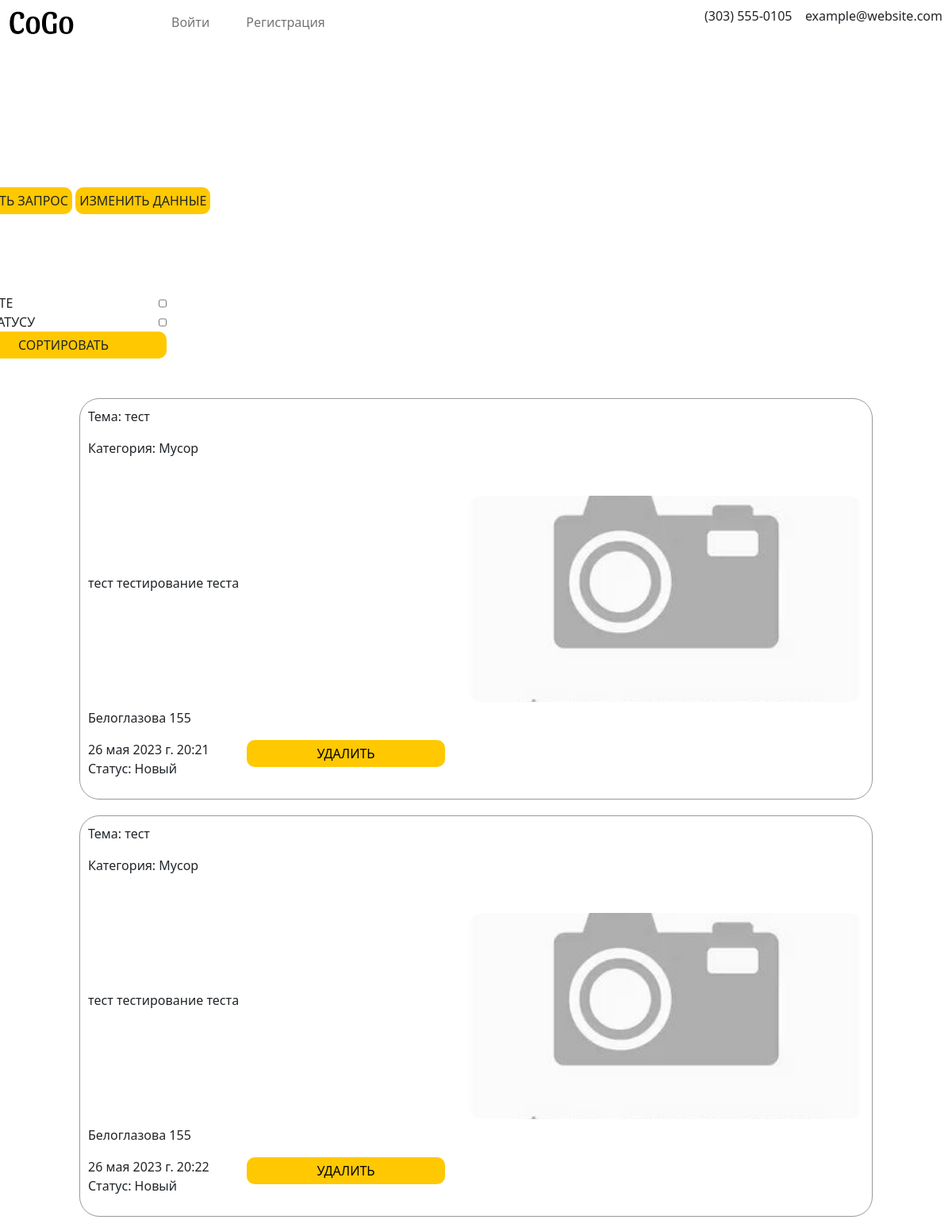
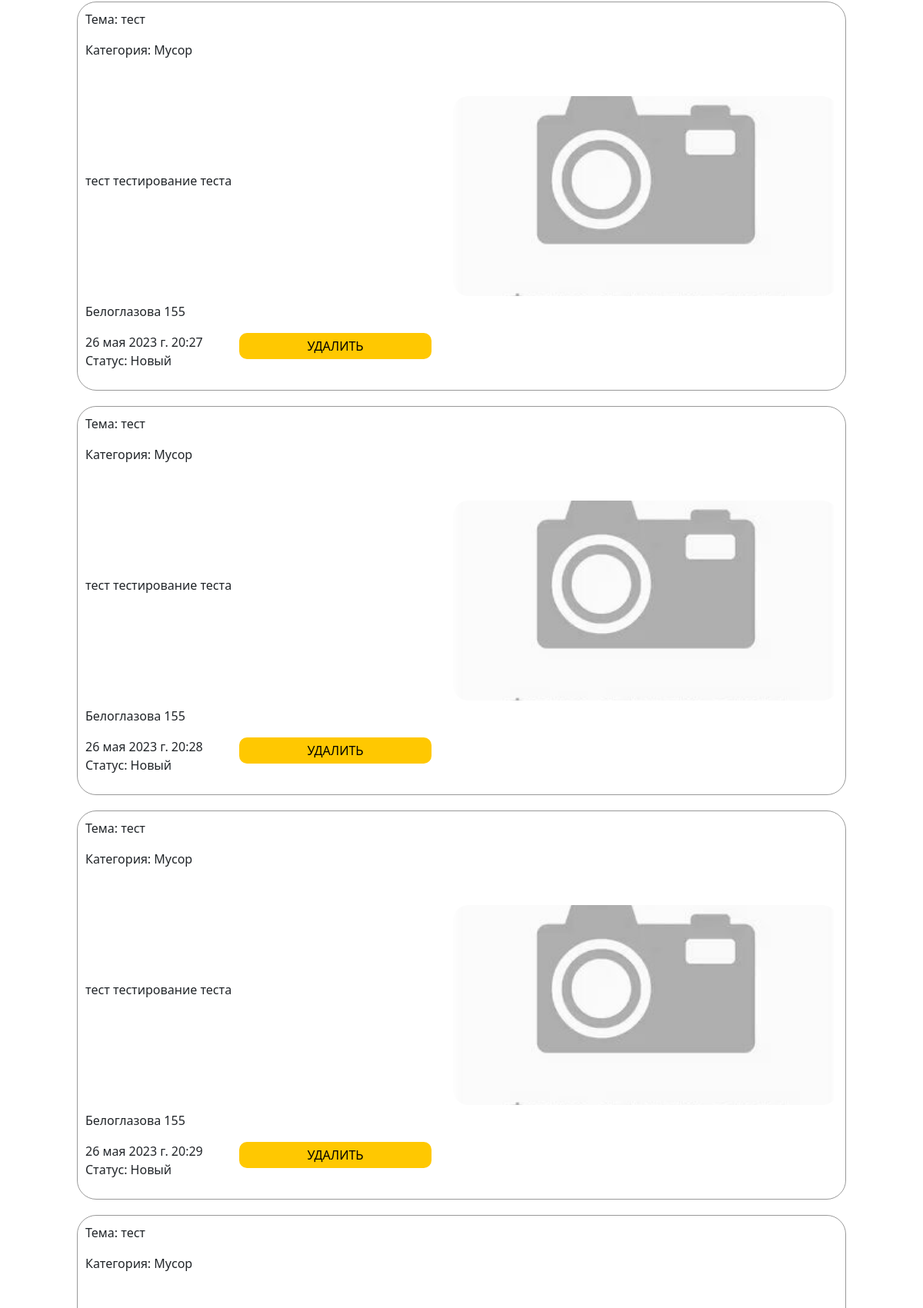
The page /my_order (upper part) on the database its author committed (2 pictures, top to bottom).
### mysite/models.py (models this page shows, shortened)
class Request (models.Model):
    first_name = models.ForeignKey(Person, on_delete=models.CASCADE, verbose_name="Пользователь")
    theme = models.CharField(max_length=50, verbose_name="Тема запроса")
    type = models.ForeignKey('Types', on_delete=models.CASCADE, verbose_name="Категория запроса")
    datetime = models.DateTimeField(default=timezone.now)
    text = models.CharField(max_length=200, verbose_name="Текст запроса")
    adress = models.CharField(max_length=200, verbose_name="Адресс")
    img = models.ImageField(verbose_name="Фото", null=True, blank=True, upload_to='images/', default='default.jpg')
    on_del = models.BooleanField(verbose_name="Статус удаления пользователем", default=False)
    class Meta:
        verbose_name = 'Заявка'
        verbose_name_plural = 'Заявки'
        ordering = ['-datetime']
    @property
    def getStatus(self):
        return Status.objects.filter(request=self.pk)

class Types (models.Model):
    name = models.CharField(max_length=50, verbose_name="Наименование категории")
    organistaion = models.ForeignKey(Organisation, on_delete=models.CASCADE, verbose_name="Организация", null=True)
    class Meta:
        verbose_name = 'Категория'
        verbose_name_plural = 'Категории'
    def __str__(self):
        return '%s'%(self.name)

class Status(models.Model):
    request = models.ForeignKey('Request', on_delete=models.CASCADE, verbose_name='Заявка',)
    category = models.ForeignKey('Category', verbose_name='Тип статуса', on_delete=models.CASCADE, default='0')
    datetime = models.DateTimeField(verbose_name='Время запроса', auto_now_add=True)
    text = models.CharField(max_length=200, verbose_name="Описание статуса", null=True)
    class Meta:
        verbose_name = 'Запрос'
        verbose_name_plural = 'Запросы'

class Category(models.Model):
    name = models.CharField(max_length=20, verbose_name="Статус")
    class Meta:
        verbose_name = 'Статус'
        verbose_name_plural = 'Статусы'
    def __str__(self):
        return self.name

### mysite/views.py (the view)
# urls.py: path('my_order', views.SectionView.get, name='my_order'),
    def get(request):
        articles = Request.objects.filter().order_by('datetime')
        return render(request, 'my_orders.html', {'articles': articles})

### mysite/templates/my_orders.html (shortened to what this page needs)
{% extends "base_generate.html" %}
{% block content %}
{% load static %}
<div class="main">
    <div class="profile">
        <div class="prof_name">
            <div class="prof_box">
                <p class="fs-5">+{{ user.number }}</p>
            </div>
            <div class="buttons pt-4">
                <a href="{% url 'request_create' %}" class="btn mr-3 sort-btn">Подать запрос</a>
                <a href="{% url 'edit_profile' %}" class="btn mr-3 sort-btn">Изменить данные</a>
            </div>
        </div>
    </div>
    <div class="sort-box">
        <form method="get" class="sort">
            <div class="sort-in">
                <label for="sort">по дате</label>
                <input id="check" name="sort" type="checkbox" value="datetime" {{ by_datetime }}>
            </div>
            <div class="sort-in">
                <label for="sort">по статусу</label>
                <input id="check" name="sort" type="checkbox" value="category" {{ by_category }}>
            </div>
            <button type="submit" class="btn mr-3 sort-btn">Сортировать</button>
        </form>
    </div>
    {% for req in articles %}
    <div class="container d-flex box-inner" id="container">
        <div class="d-flex text" id="text">
            <p>Тема: {{req.theme}}</p>
            <p>Категория: {{req.type}}</p>
            <div class="container-text" id='container-text'>
                <p>{{req.text}}</p>
            </div>
            <p>{{req.adress}}</p>
            <div class="container-text-sec">
                <div class="datetime">{{req.datetime}}
                    <p>
                        Статус:
                        {% for i in req.getStatus %}
                        {{ i.category }}
                        {% endfor %}
                    </p>
                </div>
                <div class="123">
                    <div class="del-btn">
                        <form action = "{% url 'remove_order' req.id %}" method="POST">
                            <button type="submit" value="Удалить">Удалить</button>
                        </form>
                    </div>
                </div>
            </div>
        </div>
        {% if req.img %}
        <div class="start-img">
            <img src="{{ req.img.url }}">
        </div>
        {% endif %}
    </div>
    {% endfor %}
</div>
{%endblock%}

### mysite/static/css/style.css (style rules this page uses)
.container-text { width:450px; }
.container { align-items: center; justify-content: space-between; }
.btn { border-radius: 0; padding: 10px 25px; }
form input { width: 500px; padding: 10px; border-radius: 10px; border: none; background: #F0F0F0; }
label { text-transform: uppercase; margin-top: 25px; }
.main { padding: 100px; height: 59vh; margin-top: 50px; overflow: scroll; display: flex; flex-direction: column; align-items: center; }
#container { padding: 10px; margin: 10px; border:1px solid rgba(0,0,0,0.4); border-radius: 25px; }
#container img { width: 500px; height: 260px; object-fit: cover; border-radius: 20px; }
#container-text { height: 300px; align-items: center; display: flex; }
#text { flex-direction: column; }
.container-text-sec { display: flex; justify-content: space-between; }
.del-btn { display: flex; margin: 0px; width: 100%; }
.box-inner { justify-content: space-between; height: 80%; }
.text { height: 100%; }
.del-btn button { width: 250px; background: #FFC801; text-transform: uppercase; border: none; border-radius: 10px; padding: 5px; }
.sort-btn { background: #FFC801; text-transform: uppercase; border: none; border-radius: 10px; padding: 5px; }
.sort-box { width: 1300px; }
.sort { flex-direction: column; display: flex; margin: 0px; width: 20%; padding-bottom: 40px; }
.sort-in { width: 100%; display: flex; align-items: center; justify-content: space-between; }
.sort-in label { margin: 0; }
.sort-in #check { width: 10px; }
.profile { width: 1300px; padding-bottom: 100px; }
@media screen and (max-width: 1200px) { .start-img img { width: 100%; } }

### rows shown on the page
Request: theme "тест", type "Мусор", text "тест тестирование теста", adress "Белоглазова 155", datetime "26 мая 2023 г. 20:21", img (placeholder picture)
Status: category "Новый"
Request: theme "тест", type "Мусор", text "тест тестирование теста", adress "Белоглазова 155", datetime "26 мая 2023 г. 20:22", img (placeholder picture)
Status: category "Новый"
Request: theme "тест", type "Мусор", text "тест тестирование теста", adress "Белоглазова 155", datetime "26 мая 2023 г. 20:27", img (placeholder picture)
Status: category "Новый"
Request: theme "тест", type "Мусор", text "тест тестирование теста", adress "Белоглазова 155", datetime "26 мая 2023 г. 20:28", img (placeholder picture)
Status: category "Новый"
Request: theme "тест", type "Мусор", text "тест тестирование теста", adress "Белоглазова 155", datetime "26 мая 2023 г. 20:29", img (placeholder picture)
Status: category "Новый"
Request: theme "тест", type "Мусор"
